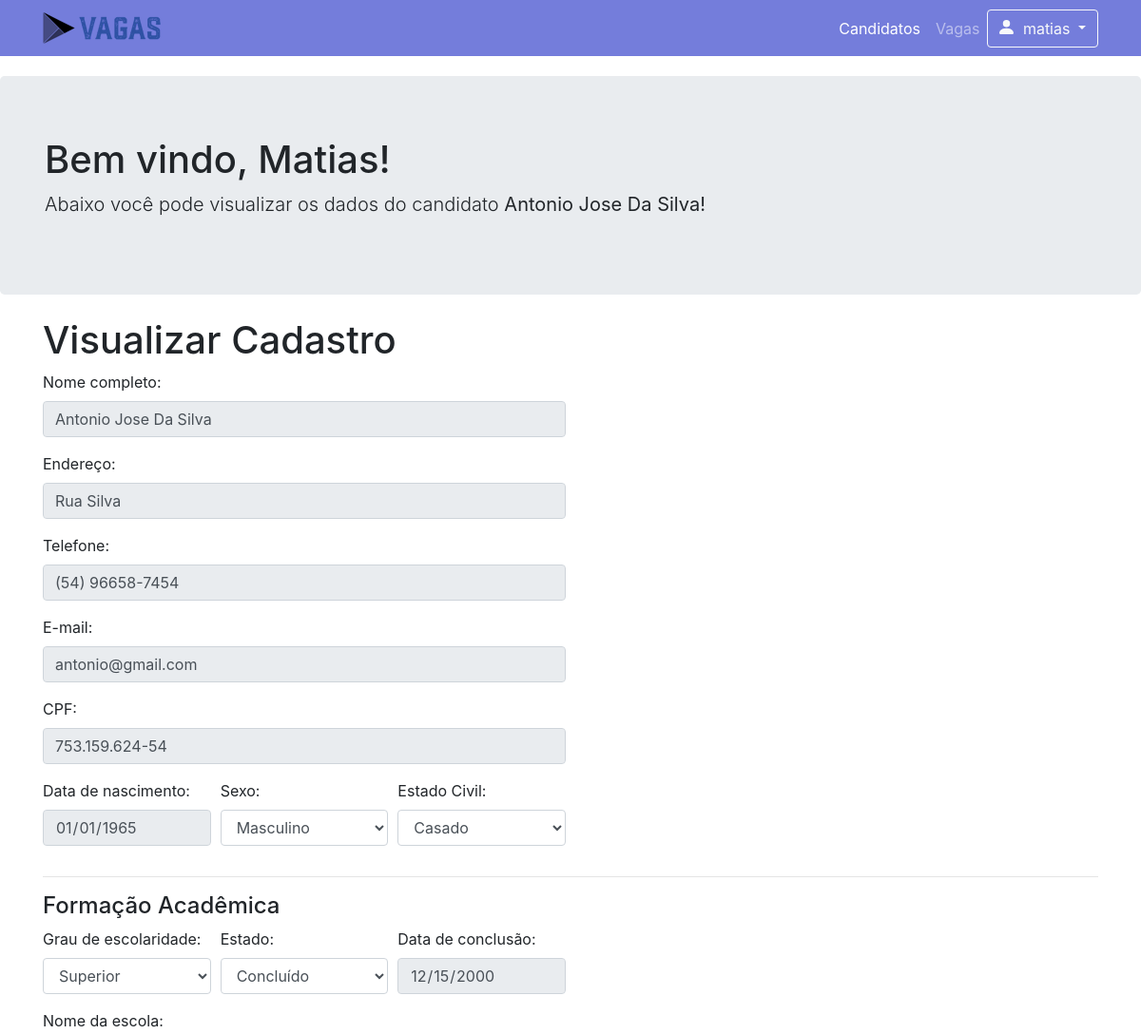
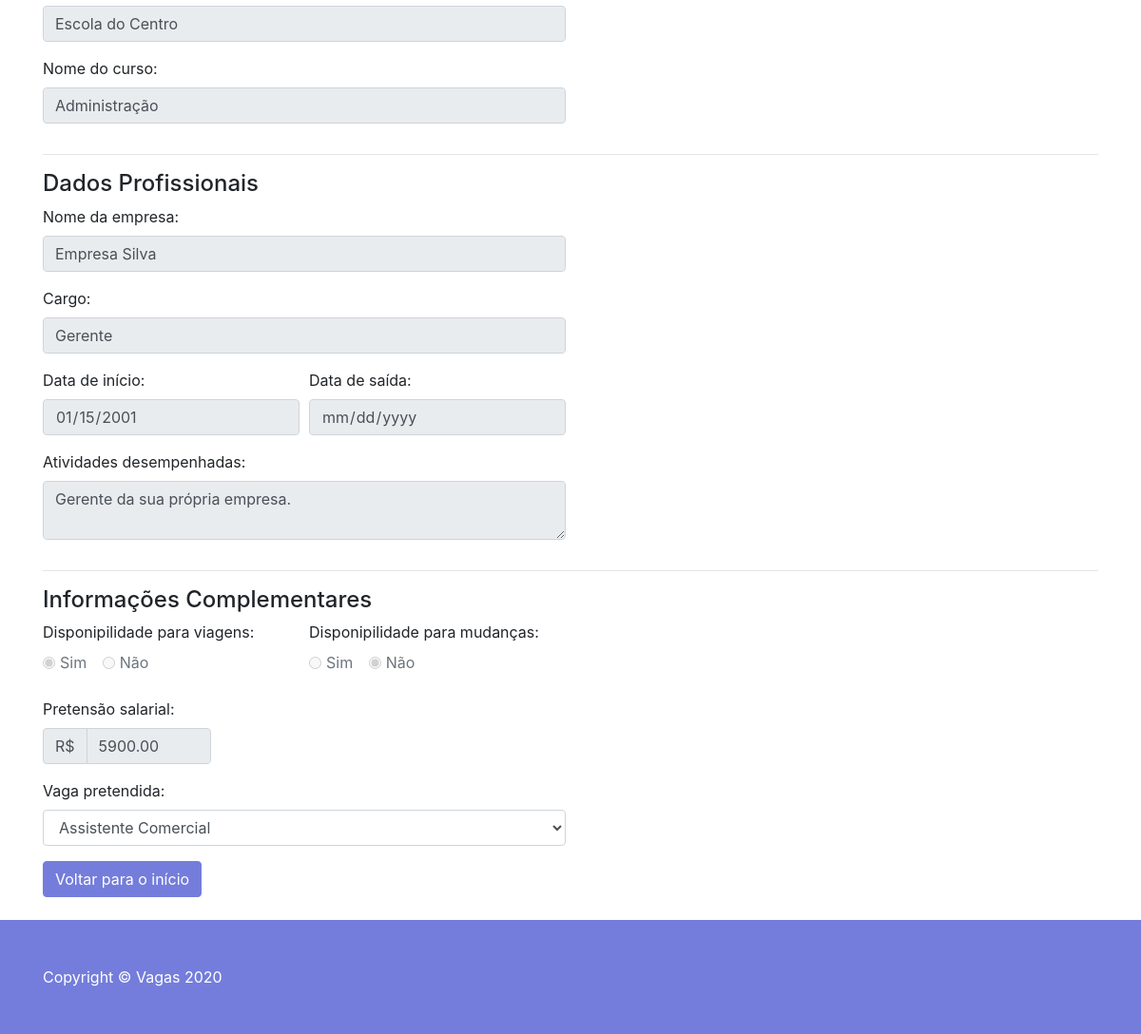
The page /cadastro_ver.php?id=291 (signed in) on the database its author committed (2 pictures, top to bottom).
### tables this page shows
CREATE TABLE `pessoas` (
  `cod_pessoa` int(11) NOT NULL,
  `nome` varchar(200) NOT NULL,
  `endereco` varchar(200) NOT NULL,
  `telefone` varchar(16) NOT NULL,
  `email` varchar(255) NOT NULL,
  `cpf` varchar(14) NOT NULL,
  `data_nascimento` date NOT NULL,
  `sexo` varchar(20) NOT NULL,
  `estado_civil` varchar(20) NOT NULL,
  `grau` varchar(25) NOT NULL,
  `estado_conclusao` varchar(25) NOT NULL,
  `data_conclusao` date NOT NULL,
  `escola` varchar(50) NOT NULL,
  `curso` varchar(50) NOT NULL,
  `empresa` varchar(50) NOT NULL,
  `cargo` varchar(50) NOT NULL,
  `data_inicio` date NOT NULL,
  `data_final` date NOT NULL,
  `atividades` varchar(500) NOT NULL,
  `disp_viagens` varchar(20) NOT NULL,
  `disp_mudancas` varchar(20) NOT NULL,
  `pretensao` varchar(10) NOT NULL,
  `vaga_pretendida` varchar(50) NOT NULL,
  `curriculo` varchar(255) NOT NULL
);

### cadastro_ver.php (the view, shortened to what this page needs)
<!DOCTYPE html>
<html lang="pt-br">
<head>
	<link href="vendor/bootstrap/css/bootstrap.min.css" rel="stylesheet">
	<link href="css/heroic-features.css" rel="stylesheet">
</head>
<?php
include "conexao.php";
$id = $_GET['id'] ?? '';
$sql = "SELECT * FROM pessoas WHERE cod_pessoa = $id";
$dados = mysqli_query($conn, $sql);
$linha = mysqli_fetch_assoc($dados);
$disp_viagens = $linha['disp_viagens'];
$disp_mudancas = $linha['disp_mudancas'];
?>
<body>
	<nav class="navbar navbar-expand-lg navbar-dark bg-dark fixed-top">
		<div class="container">
			<a class="navbar-brand">
				<img class="logo" src="img/logot.png">
			</a>
			<div class="collapse navbar-collapse" id="navbarResponsive">
				<ul class="navbar-nav ml-auto">
					<li class="nav-item active">
						<a class="nav-link" href="pesquisa.php">Candidatos
						</a>
					</li>
					<li class="nav-item">
						<a class="nav-link" href="cadastro_vagas.php">Vagas
						</a>
					</li>
					<li class="btn-group">
						<button type="button" class="btn btn-outline-light dropdown-toggle" data-toggle="dropdown" aria-haspopup="true" aria-expanded="false">
							<svg width="20px" height="20px" viewBox="2 2 16 16" class="bi bi-person-fill" fill="currentColor" xmlns="http://www.w3.org/2000/svg">
								<path fill-rule="evenodd" d="M3 14s-1 0-1-1 1-4 6-4 6 3 6 4-1 1-1 1H3zm5-6a3 3 0 1 0 0-6 3 3 0 0 0 0 6z"/>
							</svg>
							<?php echo $_SESSION['usuario']; ?>
						</button>
					</li>
				</ul>
			</div>
		</div>
	</nav>
	<header class="jumbotron my-4">
		<div class="container">
			<h1 class="display-8">Bem vindo, <a class="text-capitalize"><?php echo $_SESSION['usuario']; ?>! </a></h1>
			<p class="lead">Abaixo você pode visualizar os dados do candidato <b><a class="text-capitalize"> <?php echo $linha['nome']; ?>! </a></b> </p>
		</div>
	</header>
	<div class="container">
		<div class="row">
			<div class="col">
				<h1>Visualizar Cadastro</h1>
				<form method="POST">
					<div class="form-row">
						<div class="form-group col-md-6">
							<label for="nome">Nome completo:</label>
							<input type="text" class="form-control" name="nome" value="<?php echo $linha['nome']; ?>" disabled>
						</div>
					</div>
					<div class="form-row">
						<div class="form-group col-md-6">
							<label for="endereco">Endereço:</label>
							<input type="text" class="form-control" name="endereco" value="<?php echo $linha['endereco']; ?>" disabled>
						</div>
					</div>
					<div class="form-row">
						<div class="form-group col-md-6">
							<label for="telefone">Telefone:</label>
							<input type="text" class="form-control" name="telefone" value="<?php echo $linha['telefone']; ?>" disabled>
						</div>
					</div>
					<div class="form-row">
						<div class="form-group col-md-6">
							<label for="email">E-mail:</label>
							<input type="email" class="form-control" name="email" value="<?php echo $linha['email']; ?>" disabled>
						</div>
					</div>
					<div class="form-row">
						<div class="form-group col-md-6">
							<label for="cpf">CPF:</label>
							<input type="text" class="form-control" name="cpf" value="<?php echo $linha['cpf']; ?>" disabled>
						</div>
					</div>
					<div class="form-row">
						<div class="form-group col-md-2">
							<label for="data_nascimento">Data de nascimento:</label>
							<input type="date" class="form-control" name="data_nascimento" value="<?php echo $linha['data_nascimento']; ?>" disabled>
						</div>
						<div class="form-group col-md-2">
							<label for="sexo">Sexo:</label>
							<select class="form-control" name="sexo" id="sexo">
								<option><?php echo $linha['sexo']; ?></option>
							</select>
						</div>
						<div class="form-group col-md-2">
							<label for="estado_civil">Estado Civil:</label>
							<select class="form-control" name="estado_civil" id="estado_civil">
								<option><?php echo $linha['estado_civil']; ?></option>
							</select>
						</div>
					</div>
					<hr>
					<h4>Formação Acadêmica</h4>
					<div class="form-row">
						<div class="form-group col-md-2">
							<label for="grau">Grau de escolaridade:</label>
							<select class="form-control" name="grau" id="grau">
								<option><?php echo $linha['grau']; ?></option>
							</select>
						</div>
						<div class="form-group col-md-2">
							<label for="estado_conclusao">Estado:</label>
							<select class="form-control" name="estado_conclusao" id="estado_conclusao">
								<option><?php echo $linha['estado_conclusao']; ?></option>
							</select>
						</div>
						<div class="form-group col-md-2">
							<label for="data_conclusao">Data de conclusão:</label>
							<input type="date" class="form-control" id="data_conclusao" name="data_conclusao" value="<?php echo $linha['data_conclusao']; ?>" disabled>
						</div>
					</div>
					<div class="form-row">
						<div class="form-group col-md-6">
							<label for="escola">Nome da escola:</label>
							<input type="text" class="form-control" id="escola" name="escola" value="<?php echo $linha['escola']; ?>" disabled>
						</div>
					</div>
					<div class="form-row">
						<div class="form-group col-md-6">
							<label for="curso">Nome do curso:</label>
							<input type="text" class="form-control" id="curso" name="curso" value="<?php echo $linha['curso']; ?>" disabled>
						</div>
					</div>
					<hr>
					<h4>Dados Profissionais</h4>
					<div class="form-row" id="experiencia">
						<div class="form-group col-md-6">
							<label for="empresa">Nome da empresa:</label>
							<input type="text" class="form-control" id="empresa" name="empresa" value="<?php echo $linha['empresa']; ?>" disabled>
						</div>
					</div>
					<div class="form-row">
						<div class="form-group col-md-6">
							<label for="cargo">Cargo:</label>
							<input type="text" class="form-control" id="cargo" name="cargo" value="<?php echo $linha['cargo']; ?>" disabled>
						</div>
					</div>
					<div class="form-row">
						<div class="form-group col-md-3">
							<label for="data_inicio">Data de início:</label>
							<input type="date" class="form-control" id="data_inicio" name="data_inicio" value="<?php echo $linha['data_inicio']; ?>" disabled>
						</div>
						<div class="form-group col-md-3">
							<label for="data_final">Data de saída:</label>
							<input type="date" class="form-control" id="data_final" name="data_final" value="<?php echo $linha['data_final']; ?>" disabled>
						</div>
					</div>
					<div class="form-row">
						<div class="form-group col-md-6">
							<label for="atividades">Atividades desempenhadas:</label>
							<textarea type="text" class="form-control" id="atividades" name="atividades" disabled><?php echo $linha['atividades']; ?></textarea>
						</div>
					</div>
					<hr>
					<h4>Informações Complementares</h4>
					<div class="form-row">
						<div class="col-md-3">
							<label for="disp_viagens">Disponipilidade para viagens:</label>
						<div class="form-check form-check-inline">
							<input class="form-check-input" type="radio" name="disp_viagens" id="disp_viagens" value="Yes" <?= $disp_viagens == "Yes" ? 'checked="true"' : ''; ?> disabled>
							<label class="form-check-label" for="disp_viagens">
								Sim
							</label>
						</div>
						<div class="form-check form-check-inline">
							<input class="form-check-input" type="radio" name="disp_viagens" id="disp_viagens" value="No" <?= $disp_viagens == "No" ? 'checked="true"' : ''; ?> disabled>
							<label class="form-check-label" for="disp_viagens">
								Não
							</label>
						</div>
					</div>
					<div class="col-md-3">
						<label for="disp_mudancas">Disponipilidade para mudanças:</label>
					<div class="form-check form-check-inline">
						<input class="form-check-input" type="radio" name="disp_mudancas" id="disp_mudancas" value="Yes" <?= $disp_mudancas == "Yes" ? 'checked="true"' : ''; ?> disabled>
						<label class="form-check-label" for="disp_mudancas">
							Sim
						</label>
					</div>
					<div class="form-check form-check-inline">
						<input class="form-check-input" type="radio" name="disp_mudancas" id="disp_mudancas" value="No" <?= $disp_mudancas == "No" ? 'checked="true"' : ''; ?> disabled>
						<label class="form-check-label" for="disp_mudancas">
							Não
						</label>
					</div>
				</div>
			</div>
			<br>
			<div class="form-row">
				<div class="form-group col-md-2">
					<label for="pretensao">Pretensão salarial:</label>
					<div class="input-group">
						<div class="input-group-prepend">
							<span class="input-group-text" id="pretensao">R$</span>
						</div>
						<input type="number" class="dinheiro form-control" onkeypress="$(this).mask('0000.00');" id="pretensao" name="pretensao" value="<?php echo $linha['pretensao']; ?>" disabled>
					</div>
				</div>
			</div>
			<div class="form-row">
				<div class="form-group col-md-6">
					<label for="vaga_pretendida">Vaga pretendida:</label>
					<select class="form-control" name="vaga_pretendida" id="vaga_pretendida">
						<option><?php echo $linha['vaga_pretendida']; ?></option>
					</select>
				</div>
			</div>
		</form>
		<a href="pesquisa.php" class="btn btn-primary">Voltar para o início</a>
	</div>
</div>
</div>
<br/>
<footer class="py-5 bg-dark">
	<div class="container">
		<p class="m-0 text-left text-white">Copyright &copy; Vagas 2020</p>
	</div>
</footer>
</body>
</html>

### css/heroic-features.css (style rules this page uses)
body { padding-top: 56px; }

### rows shown on the page
pessoas: nome "Antonio Jose Da Silva", endereco "Rua Silva", telefone "(54) 96658-7454", email "antonio@gmail.com", cpf "753.159.624-54", data_nascimento "01/01/1965", sexo "Masculino", estado_civil "Casado", grau "Superior", estado_conclusao "Concluído", data_conclusao "12/15/2000", escola "Escola do Centro", curso "Administração", empresa "Empresa Silva", cargo "Gerente", data_inicio "01/15/2001", atividades "Gerente da sua própria empresa.", disp_viagens "☑ Disponipilidade para viagens:", disp_mudancas "☐ Disponipilidade para mudanças:", disp_mudancas "☑", pretensao "5900.00", vaga_pretendida "Assistente Comercial"

### other values the page prints
$_SESSION['usuario'] "matias"
$_SESSION['usuario'] "Matias"
